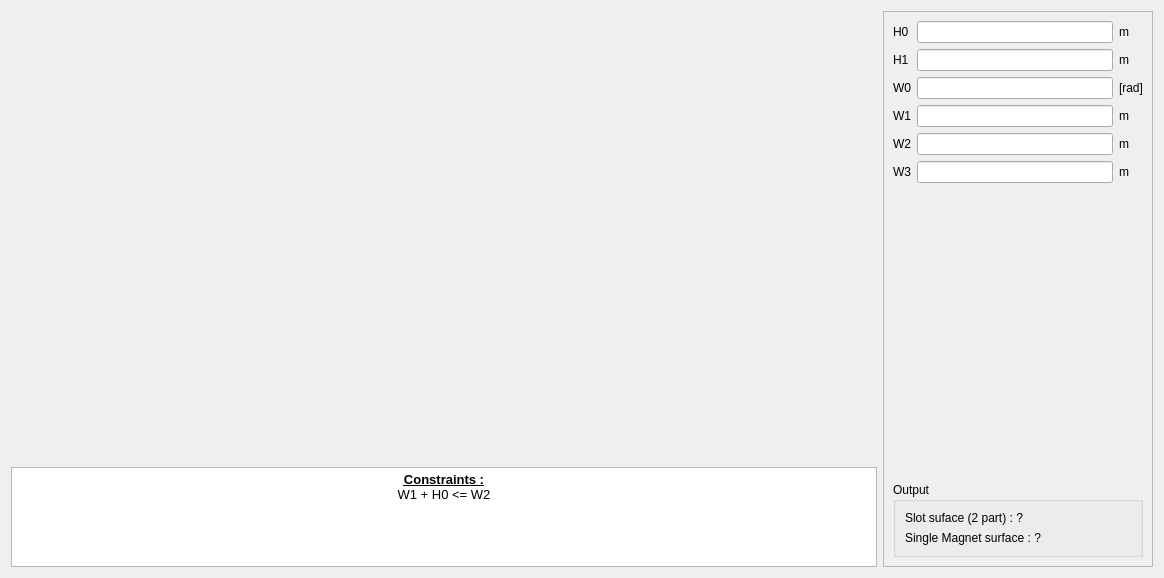
<?xml version="1.0" encoding="UTF-8"?>
<ui version="4.0">
 <class>PHoleM60</class>
 <widget class="QWidget" name="PHoleM60">
  <property name="geometry">
   <rect>
    <x>0</x>
    <y>0</y>
    <width>1164</width>
    <height>578</height>
   </rect>
  </property>
  <property name="minimumSize">
   <size>
    <width>0</width>
    <height>0</height>
   </size>
  </property>
  <property name="maximumSize">
   <size>
    <width>16777215</width>
    <height>16777215</height>
   </size>
  </property>
  <property name="windowTitle">
   <string>Form</string>
  </property>
  <layout class="QHBoxLayout" name="horizontalLayout">
   <item>
    <layout class="QVBoxLayout" name="verticalLayout_2">
     <item>
      <widget class="QLabel" name="img_slot">
       <property name="sizePolicy">
        <sizepolicy hsizetype="Preferred" vsizetype="Preferred">
         <horstretch>0</horstretch>
         <verstretch>0</verstretch>
        </sizepolicy>
       </property>
       <property name="minimumSize">
        <size>
         <width>0</width>
         <height>0</height>
        </size>
       </property>
       <property name="maximumSize">
        <size>
         <width>16777215</width>
         <height>16777215</height>
        </size>
       </property>
       <property name="text">
        <string/>
       </property>
       <property name="pixmap">
        <pixmap resource="../../../../Resources/pyleecan.qrc">:/images/images/MachineSetup/SMHoleMag/HoleM60_mag_int_rotor.png</pixmap>
       </property>
       <property name="scaledContents">
        <bool>false</bool>
       </property>
       <property name="alignment">
        <set>Qt::AlignCenter</set>
       </property>
      </widget>
     </item>
     <item>
      <widget class="QTextEdit" name="txt_constraint">
       <property name="minimumSize">
        <size>
         <width>200</width>
         <height>0</height>
        </size>
       </property>
       <property name="maximumSize">
        <size>
         <width>16777215</width>
         <height>100</height>
        </size>
       </property>
       <property name="html">
        <string>&lt;!DOCTYPE HTML PUBLIC &quot;-//W3C//DTD HTML 4.0//EN&quot; &quot;http://www.w3.org/TR/REC-html40/strict.dtd&quot;&gt;
&lt;html&gt;&lt;head&gt;&lt;meta name=&quot;qrichtext&quot; content=&quot;1&quot; /&gt;&lt;style type=&quot;text/css&quot;&gt;
p, li { white-space: pre-wrap; }
&lt;/style&gt;&lt;/head&gt;&lt;body style=&quot; font-family:'MS Shell Dlg 2'; font-size:7.8pt; font-weight:400; font-style:normal;&quot;&gt;
&lt;p align=&quot;center&quot; style=&quot; margin-top:0px; margin-bottom:0px; margin-left:0px; margin-right:0px; -qt-block-indent:0; text-indent:0px;&quot;&gt;&lt;span style=&quot; font-size:10pt; font-weight:600; text-decoration: underline;&quot;&gt;Constraints :&lt;/span&gt;&lt;/p&gt;
&lt;p align=&quot;center&quot; style=&quot; margin-top:0px; margin-bottom:0px; margin-left:0px; margin-right:0px; -qt-block-indent:0; text-indent:0px;&quot;&gt;&lt;span style=&quot; font-size:10pt;&quot;&gt;W1 + H0 &amp;lt;= W2&lt;/span&gt;&lt;/p&gt;&lt;/body&gt;&lt;/html&gt;</string>
       </property>
      </widget>
     </item>
    </layout>
   </item>
   <item>
    <widget class="QScrollArea" name="scrollArea">
     <property name="minimumSize">
      <size>
       <width>270</width>
       <height>0</height>
      </size>
     </property>
     <property name="maximumSize">
      <size>
       <width>270</width>
       <height>16777215</height>
      </size>
     </property>
     <property name="widgetResizable">
      <bool>true</bool>
     </property>
     <widget class="QWidget" name="scrollAreaWidgetContents">
      <property name="geometry">
       <rect>
        <x>0</x>
        <y>0</y>
        <width>268</width>
        <height>554</height>
       </rect>
      </property>
      <layout class="QVBoxLayout" name="verticalLayout_3">
       <item>
        <layout class="QGridLayout" name="gridLayout">
         <item row="3" column="0">
          <widget class="QLabel" name="in_W1">
           <property name="text">
            <string>W1</string>
           </property>
          </widget>
         </item>
         <item row="0" column="2">
          <widget class="QLabel" name="unit_H0">
           <property name="text">
            <string>m</string>
           </property>
          </widget>
         </item>
         <item row="4" column="0">
          <widget class="QLabel" name="in_W2">
           <property name="text">
            <string>W2</string>
           </property>
          </widget>
         </item>
         <item row="2" column="2">
          <widget class="QLabel" name="unit_W0">
           <property name="text">
            <string>[rad]</string>
           </property>
          </widget>
         </item>
         <item row="1" column="2">
          <widget class="QLabel" name="unit_H1">
           <property name="text">
            <string>m</string>
           </property>
          </widget>
         </item>
         <item row="4" column="2">
          <widget class="QLabel" name="unit_W2">
           <property name="text">
            <string>m</string>
           </property>
          </widget>
         </item>
         <item row="4" column="1">
          <widget class="FloatEdit" name="lf_W2"/>
         </item>
         <item row="2" column="0">
          <widget class="QLabel" name="in_W0">
           <property name="text">
            <string>W0</string>
           </property>
          </widget>
         </item>
         <item row="1" column="1">
          <widget class="FloatEdit" name="lf_H1"/>
         </item>
         <item row="5" column="0">
          <widget class="QLabel" name="in_W3">
           <property name="text">
            <string>W3</string>
           </property>
          </widget>
         </item>
         <item row="3" column="2">
          <widget class="QLabel" name="unit_W1">
           <property name="text">
            <string>m</string>
           </property>
          </widget>
         </item>
         <item row="5" column="2">
          <widget class="QLabel" name="unit_W3">
           <property name="text">
            <string>m</string>
           </property>
          </widget>
         </item>
         <item row="3" column="1">
          <widget class="FloatEdit" name="lf_W1"/>
         </item>
         <item row="2" column="1">
          <widget class="FloatEdit" name="lf_W0"/>
         </item>
         <item row="5" column="1">
          <widget class="FloatEdit" name="lf_W3"/>
         </item>
         <item row="0" column="1">
          <widget class="FloatEdit" name="lf_H0"/>
         </item>
         <item row="1" column="0">
          <widget class="QLabel" name="in_H1">
           <property name="text">
            <string>H1</string>
           </property>
          </widget>
         </item>
         <item row="0" column="0">
          <widget class="QLabel" name="in_H0">
           <property name="text">
            <string>H0</string>
           </property>
          </widget>
         </item>
        </layout>
       </item>
       <item>
        <widget class="WMatSelect" name="w_mat_0" native="true">
         <property name="minimumSize">
          <size>
           <width>100</width>
           <height>0</height>
          </size>
         </property>
        </widget>
       </item>
       <item>
        <widget class="WMatSelect" name="w_mat_1" native="true">
         <property name="minimumSize">
          <size>
           <width>100</width>
           <height>0</height>
          </size>
         </property>
        </widget>
       </item>
       <item>
        <widget class="WMatSelect" name="w_mat_2" native="true">
         <property name="minimumSize">
          <size>
           <width>100</width>
           <height>0</height>
          </size>
         </property>
        </widget>
       </item>
       <item>
        <spacer name="verticalSpacer_2">
         <property name="orientation">
          <enum>Qt::Vertical</enum>
         </property>
         <property name="sizeHint" stdset="0">
          <size>
           <width>20</width>
           <height>40</height>
          </size>
         </property>
        </spacer>
       </item>
       <item>
        <widget class="QGroupBox" name="g_output">
         <property name="minimumSize">
          <size>
           <width>200</width>
           <height>0</height>
          </size>
         </property>
         <property name="title">
          <string>Output</string>
         </property>
         <layout class="QVBoxLayout" name="verticalLayout">
          <item>
           <widget class="QLabel" name="out_slot_surface">
            <property name="text">
             <string>Slot suface (2 part) : ?</string>
            </property>
           </widget>
          </item>
          <item>
           <widget class="QLabel" name="out_magnet_surface">
            <property name="text">
             <string>Single Magnet surface : ?</string>
            </property>
           </widget>
          </item>
         </layout>
        </widget>
       </item>
      </layout>
     </widget>
    </widget>
   </item>
  </layout>
 </widget>
 <customwidgets>
  <customwidget>
   <class>WMatSelect</class>
   <extends>QWidget</extends>
   <header>......GUI.Dialog.DMatLib.WMatSelect.WMatSelect.h</header>
   <container>1</container>
  </customwidget>
  <customwidget>
   <class>FloatEdit</class>
   <extends>QLineEdit</extends>
   <header>......GUI/Tools/FloatEdit.h</header>
  </customwidget>
 </customwidgets>
 <tabstops>
  <tabstop>lf_H0</tabstop>
  <tabstop>lf_H1</tabstop>
  <tabstop>lf_W0</tabstop>
  <tabstop>lf_W1</tabstop>
  <tabstop>lf_W2</tabstop>
  <tabstop>lf_W3</tabstop>
 </tabstops>
 <resources>
  <include location="../../../../Resources/pyleecan.qrc"/>
  <include location="../../../../Resources/pyleecan.qrc"/>
 </resources>
 <connections/>
</ui>
